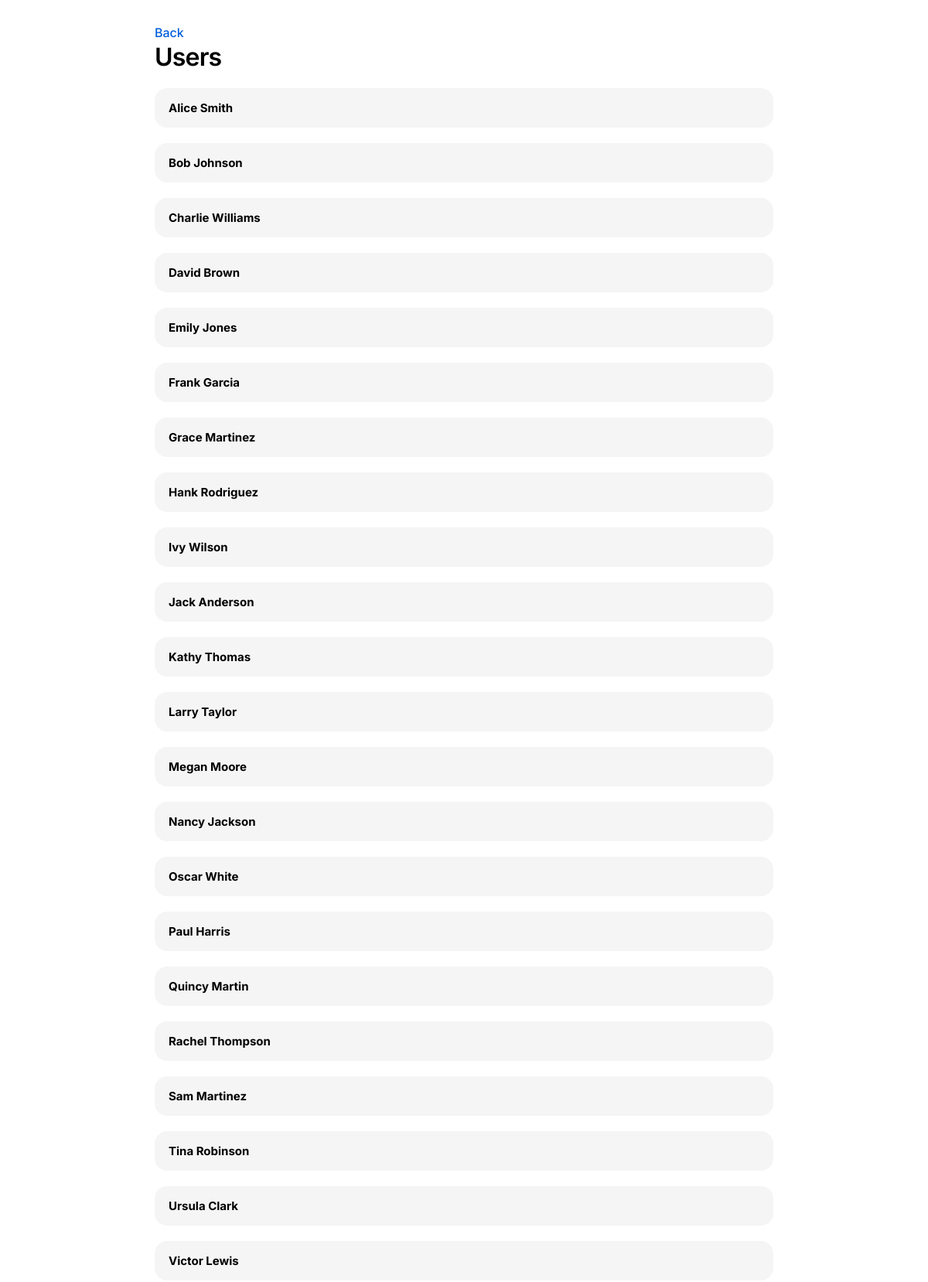
The app's page /?page=users (upper part) with its own data.
### tables this page shows
CREATE TABLE `users` (
  `id` int(11) NOT NULL,
  `name` varchar(30) NOT NULL
);

### Controller/MainController.php (called while the page is built, shortened)
<?php
require_once 'Service/UserService.php';
class MainController {
    private $userService;
    public function __construct() {
        $this->userService = new UserService();
    }
    public function userList() {
        $users = $this->userService->getAllUsers();
        include 'view/users.php';
    }
}
?>

### Service/UserService.php (called while the page is built, shortened)
<?php
require_once 'Model/User.php';
class UserService {
    public function getAllUsers() {
        $db = Database::getInstance();
        $query = $db->query("SELECT * FROM users");
        $users = [];
        while ($row = $query->fetch_assoc()) {
            $users[] = new User($row['id'], $row['name']);
        }
        return $users;
    }
}
?>

### Model/User.php (called while the page is built, shortened)
<?php
class User {
    public function __construct($id, $name) {
        $this->name = $name;
    }
}
?>

### view/users.php (the view, shortened to what this page needs)
<!DOCTYPE html>
<html>
<head>
    <link rel="stylesheet" href="style.css">
</head>
<body>
    <a href="../test">Back</a>
    <h1>Users</h1>
    <ul>
        <?php foreach ($users as $user): ?>
            <li><?php echo htmlspecialchars($user->name); ?></li>
        <?php endforeach; ?>
    </ul>
</body>
</html>

### style.css (style rules this page uses)
:root { --primary: rgb(0, 95, 219); --secondary: rgb(245, 245, 245); }
body { margin: 30px auto 0; padding-bottom: 60px; max-width: 800px; font-family: "Inter", sans-serif; font-optical-sizing: auto; font-style: normal; font-variation-settings: "slnt" 0; }
ul { margin: 0; padding: 0; list-style-type: none; display: flex; flex-direction: column; gap: 20px; }
h1 { letter-spacing: -0.025em; font-weight: 600; margin-top: 0px; }
li { background-color: var(--secondary); padding: 16px 18px; border-radius: 16px; font-size: 15px; font-weight: 700; }
a { display: block; text-decoration: none; color: var(--primary); font-size: 16px; font-weight: 500; padding: 2px 0px; transition: all 0.1s; }

### records on screen
users: name "Alice Smith"
users: name "Bob Johnson"
users: name "Charlie Williams"
users: name "David Brown"
users: name "Emily Jones"
users: name "Frank Garcia"
users: name "Grace Martinez"
users: name "Hank Rodriguez"
users: name "Ivy Wilson"
users: name "Jack Anderson"
users: name "Kathy Thomas"
users: name "Larry Taylor"
users: name "Megan Moore"
users: name "Nancy Jackson"
users: name "Oscar White"
users: name "Paul Harris"
users: name "Quincy Martin"
users: name "Rachel Thompson"
users: name "Sam Martinez"
users: name "Tina Robinson"
users: name "Ursula Clark"
users: name "Victor Lewis"
